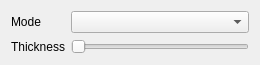
<?xml version="1.0" encoding="UTF-8"?>
<ui version="4.0">
 <class>RotatingBeam</class>
 <widget class="QWidget" name="RotatingBeam">
  <property name="geometry">
   <rect>
    <x>0</x>
    <y>0</y>
    <width>260</width>
    <height>61</height>
   </rect>
  </property>
  <layout class="QGridLayout" name="gridLayout">
   <item row="0" column="0">
    <widget class="QLabel" name="label">
     <property name="text">
      <string>Mode</string>
     </property>
    </widget>
   </item>
   <item row="0" column="1">
    <widget class="QComboBox" name="mode"/>
   </item>
   <item row="1" column="0">
    <widget class="QLabel" name="label_2">
     <property name="text">
      <string>Thickness</string>
     </property>
    </widget>
   </item>
   <item row="1" column="1">
    <widget class="QTooltipedSlider" name="thickness">
     <property name="orientation">
      <enum>Qt::Horizontal</enum>
     </property>
    </widget>
   </item>
  </layout>
 </widget>
 <customwidgets>
  <customwidget>
   <class>QTooltipedSlider</class>
   <extends>QSlider</extends>
   <header location="global">QTooltipedSlider.h</header>
  </customwidget>
 </customwidgets>
 <resources/>
 <connections/>
</ui>
